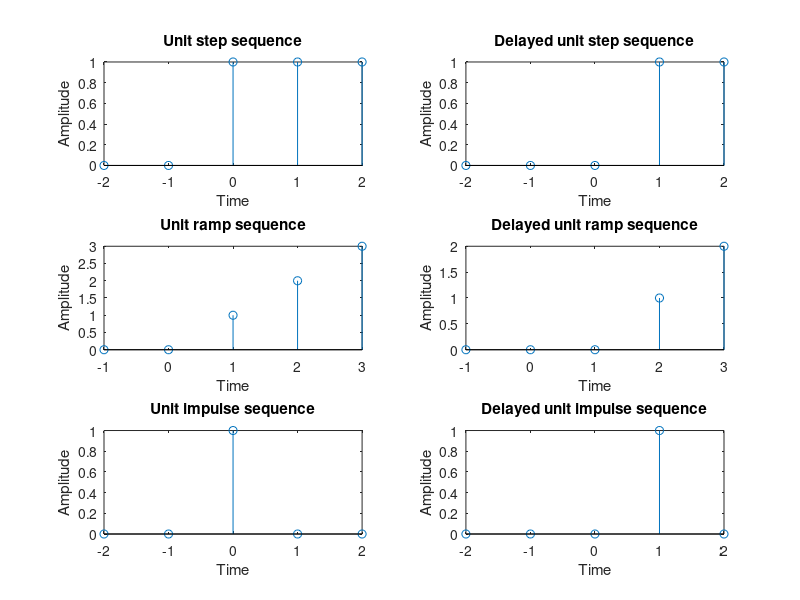

MATLAB code to generate this figure:
%Generation of DTS
clear all;
close all;
clc;
%Generation of unit step sequence
t=-2:1:2;
x=[0 0 1 1 1];
subplot(3,2,1);
stem(t,x);
xlabel('Time');
ylabel('Amplitude');
title('Unit step sequence');
%Delayed unit step sequence
t=-2:1:2;
x=[0 0 0 1 1];
subplot(3,2,2);
stem(t,x);
xlabel('Time');
ylabel('Amplitude');
title('Delayed unit step sequence');
%Generate unit ramp sequence
t=-1:1:3;
x=[0 0 1 2 3];
subplot(3,2,3);
stem(t,x);
xlabel('Time');
ylabel('Amplitude');
title('Unit ramp sequence');
%Delayed unit ramp sequence
t=-1:1:3;
x=[0 0 0 1 2];
subplot(3,2,4);
stem(t,x);
xlabel('Time');
ylabel('Amplitude');
title('Delayed unit ramp sequence');
%Generate unit impulse sequence
t=-2:1:2;
x=[0 0 1 0 0];
subplot(3,2,5);
stem(t,x);
xlabel('Time');
ylabel('Amplitude');
title('Unit impulse sequence');
%Delayed unit impulse sequence
t=-2:1:2;
x=[0 0 0 1 0];
subplot(3,2,6);
stem(t,x);
xlabel('Time');
ylabel('Amplitude');
title('Delayed unit impulse sequence');